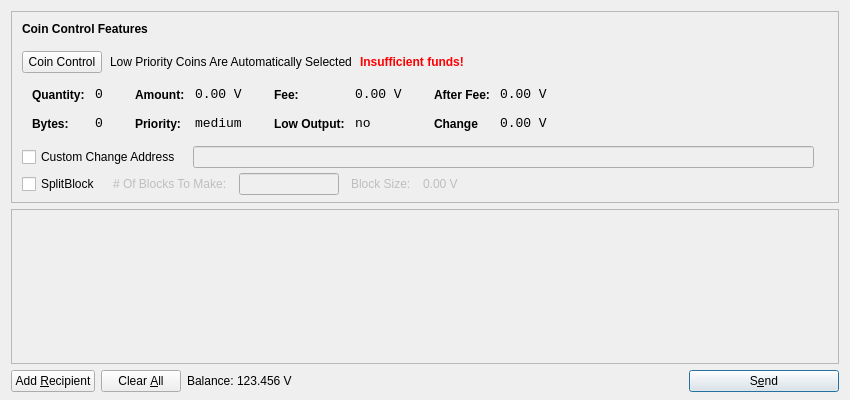
<?xml version="1.0" encoding="UTF-8"?>
<ui version="4.0">
 <class>SendCoinsDialog</class>
 <widget class="QDialog" name="SendCoinsDialog">
  <property name="geometry">
   <rect>
    <x>0</x>
    <y>0</y>
    <width>850</width>
    <height>400</height>
   </rect>
  </property>
  <property name="windowTitle">
   <string>Send Coins</string>
  </property>
  <layout class="QVBoxLayout" name="verticalLayout" stretch="0,1,0">
	<property name="bottomMargin">
		<number>8</number>
	</property>	
   <item>
   
    <widget class="QFrame" name="frameCoinControl">
		<property name="sizePolicy">
			<sizepolicy hsizetype="Expanding" vsizetype="Expanding">
				<horstretch>0</horstretch>
				<verstretch>0</verstretch>
			</sizepolicy>
		</property>
	<property name="maximumSize">
      <size>
       <width>16777215</width>
       <height>16777215</height>
      </size>
     </property>
     <property name="frameShape">
      <enum>QFrame::StyledPanel</enum>
     </property>
     <property name="frameShadow">
      <enum>QFrame::Sunken</enum>
     </property>
     <layout class="QVBoxLayout" name="verticalLayoutCoinControl2">
      <property name="spacing">
       <number>-1</number>
      </property>
      <property name="leftMargin">
       <number>0</number>
      </property>
      <property name="topMargin">
       <number>0</number>
      </property>
      <property name="rightMargin">
       <number>0</number>
      </property>
      <property name="bottomMargin">
       <number>6</number>
      </property>
      <item>
       <layout class="QVBoxLayout" name="verticalLayoutCoinControl" stretch="0,0,0,0,1">
        <property name="spacing">
         <number>0</number>
        </property>
        <property name="leftMargin">
         <number>10</number>
        </property>
        <property name="topMargin">
         <number>10</number>
        </property>
        <item>
         <layout class="QHBoxLayout" name="horizontalLayoutCoinControl1">
          <property name="bottomMargin">
           <number>15</number>
          </property>
          <item>
           <widget class="QLabel" name="labelCoinControlFeatures">
            <property name="sizePolicy">
             <sizepolicy hsizetype="Preferred" vsizetype="Maximum">
              <horstretch>0</horstretch>
              <verstretch>0</verstretch>
             </sizepolicy>
            </property>
            <property name="font">
             <font>
              <weight>75</weight>
              <bold>true</bold>
             </font>
            </property>
            <property name="styleSheet">
             <string notr="true">font-weight:bold;</string>
            </property>
            <property name="text">
             <string>Coin Control Features</string>
            </property>
           </widget>
          </item>
         </layout>
        </item>
        <item>
         <layout class="QHBoxLayout" name="horizontalLayoutCoinControl2" stretch="0,0,0,0">
          <property name="spacing">
           <number>8</number>
          </property>
          <property name="bottomMargin">
           <number>10</number>
          </property>
          <item>
           <widget class="QPushButton" name="pushButtonCoinControl">
            <property name="styleSheet">
             <string notr="true"/>
            </property>
            <property name="text">
             <string>Coin Control</string>
            </property>
           </widget>
          </item>
          <item>
           <widget class="QLabel" name="labelCoinControlAutomaticallySelected">
            <property name="text">
             <string>Low Priority Coins Are Automatically Selected</string>
            </property>
            <property name="margin">
             <number>5</number>
            </property>
           </widget>
          </item>
          <item>
           <widget class="QLabel" name="labelCoinControlInsuffFunds">
            <property name="font">
             <font>
              <weight>75</weight>
              <bold>true</bold>
             </font>
            </property>
            <property name="styleSheet">
             <string notr="true">color:red;font-weight:bold;</string>
            </property>
            <property name="text">
             <string>Insufficient funds!</string>
            </property>
            <property name="margin">
             <number>5</number>
            </property>
           </widget>
          </item>
          <item>
           <spacer name="horizontalSpacerCoinControl">
            <property name="orientation">
             <enum>Qt::Horizontal</enum>
            </property>
            <property name="sizeHint" stdset="0">
             <size>
              <width>40</width>
              <height>1</height>
             </size>
            </property>
           </spacer>
          </item>
         </layout>
        </item>
        <item>
         <widget class="QWidget" name="widgetCoinControl" native="true">
          <property name="sizePolicy">
           <sizepolicy hsizetype="Preferred" vsizetype="Preferred">
            <horstretch>0</horstretch>
            <verstretch>0</verstretch>
           </sizepolicy>
          </property>
          <property name="minimumSize">
           <size>
            <width>0</width>
            <height>0</height>
           </size>
          </property>
          <property name="styleSheet">
           <string notr="true"/>
          </property>
          <layout class="QHBoxLayout" name="horizontalLayoutCoinControl5">
           <property name="margin">
            <number>0</number>
           </property>
           <item>
            <layout class="QHBoxLayout" name="horizontalLayoutCoinControl3" stretch="0,0,0,1">
             <property name="spacing">
              <number>20</number>
             </property>
             <property name="topMargin">
              <number>0</number>
             </property>
             <property name="bottomMargin">
              <number>10</number>
             </property>
             <item>
              <layout class="QFormLayout" name="formLayoutCoinControl1">
               <property name="horizontalSpacing">
                <number>10</number>
               </property>
               <property name="verticalSpacing">
                <number>14</number>
               </property>
               <property name="leftMargin">
                <number>10</number>
               </property>
               <property name="topMargin">
                <number>4</number>
               </property>
               <property name="rightMargin">
                <number>6</number>
               </property>
               <item row="0" column="0">
                <widget class="QLabel" name="labelCoinControlQuantityText">
                 <property name="styleSheet">
                  <string notr="true">font-weight:bold;</string>
                 </property>
                 <property name="text">
                  <string>Quantity:</string>
                 </property>
                 <property name="margin">
                  <number>0</number>
                 </property>
                </widget>
               </item>
               <item row="0" column="1">
                <widget class="QLabel" name="labelCoinControlQuantity">
                 <property name="font">
                  <font>
                   <family>Monospace</family>
                   <pointsize>10</pointsize>
                  </font>
                 </property>
                 <property name="cursor">
                  <cursorShape>IBeamCursor</cursorShape>
                 </property>
                 <property name="contextMenuPolicy">
                  <enum>Qt::ActionsContextMenu</enum>
                 </property>
                 <property name="text">
                  <string>0</string>
                 </property>
                 <property name="margin">
                  <number>0</number>
                 </property>
                 <property name="textInteractionFlags">
                  <set>Qt::LinksAccessibleByMouse|Qt::TextSelectableByKeyboard|Qt::TextSelectableByMouse</set>
                 </property>
                </widget>
               </item>
               <item row="1" column="0">
                <widget class="QLabel" name="labelCoinControlBytesText">
                 <property name="styleSheet">
                  <string notr="true">font-weight:bold;</string>
                 </property>
                 <property name="text">
                  <string>Bytes:</string>
                 </property>
                </widget>
               </item>
               <item row="1" column="1">
                <widget class="QLabel" name="labelCoinControlBytes">
                 <property name="font">
                  <font>
                   <family>Monospace</family>
                   <pointsize>10</pointsize>
                  </font>
                 </property>
                 <property name="cursor">
                  <cursorShape>IBeamCursor</cursorShape>
                 </property>
                 <property name="contextMenuPolicy">
                  <enum>Qt::ActionsContextMenu</enum>
                 </property>
                 <property name="text">
                  <string>0</string>
                 </property>
                 <property name="textInteractionFlags">
                  <set>Qt::LinksAccessibleByMouse|Qt::TextSelectableByKeyboard|Qt::TextSelectableByMouse</set>
                 </property>
                </widget>
               </item>
              </layout>
             </item>
             <item>
              <layout class="QFormLayout" name="formLayoutCoinControl2">
               <property name="horizontalSpacing">
                <number>10</number>
               </property>
               <property name="verticalSpacing">
                <number>14</number>
               </property>
               <property name="leftMargin">
                <number>6</number>
               </property>
               <property name="topMargin">
                <number>4</number>
               </property>
               <property name="rightMargin">
                <number>6</number>
               </property>
               <item row="0" column="0">
                <widget class="QLabel" name="labelCoinControlAmountText">
                 <property name="styleSheet">
                  <string notr="true">font-weight:bold;</string>
                 </property>
                 <property name="text">
                  <string>Amount:</string>
                 </property>
                 <property name="margin">
                  <number>0</number>
                 </property>
                </widget>
               </item>
               <item row="0" column="1">
                <widget class="QLabel" name="labelCoinControlAmount">
                 <property name="font">
                  <font>
                   <family>Monospace</family>
                   <pointsize>10</pointsize>
                  </font>
                 </property>
                 <property name="cursor">
                  <cursorShape>IBeamCursor</cursorShape>
                 </property>
                 <property name="contextMenuPolicy">
                  <enum>Qt::ActionsContextMenu</enum>
                 </property>
                 <property name="text">
                  <string>0.00 V</string>
                 </property>
                 <property name="textInteractionFlags">
                  <set>Qt::LinksAccessibleByMouse|Qt::TextSelectableByKeyboard|Qt::TextSelectableByMouse</set>
                 </property>
                </widget>
               </item>
               <item row="1" column="0">
                <widget class="QLabel" name="labelCoinControlPriorityText">
                 <property name="styleSheet">
                  <string notr="true">font-weight:bold;</string>
                 </property>
                 <property name="text">
                  <string>Priority:</string>
                 </property>
                </widget>
               </item>
               <item row="1" column="1">
                <widget class="QLabel" name="labelCoinControlPriority">
                 <property name="font">
                  <font>
                   <family>Monospace</family>
                   <pointsize>10</pointsize>
                  </font>
                 </property>
                 <property name="cursor">
                  <cursorShape>IBeamCursor</cursorShape>
                 </property>
                 <property name="contextMenuPolicy">
                  <enum>Qt::ActionsContextMenu</enum>
                 </property>
                 <property name="text">
                  <string>medium</string>
                 </property>
                 <property name="textInteractionFlags">
                  <set>Qt::LinksAccessibleByMouse|Qt::TextSelectableByKeyboard|Qt::TextSelectableByMouse</set>
                 </property>
                </widget>
               </item>
              </layout>
             </item>
             <item>
              <layout class="QFormLayout" name="formLayoutCoinControl3">
               <property name="horizontalSpacing">
                <number>10</number>
               </property>
               <property name="verticalSpacing">
                <number>14</number>
               </property>
               <property name="leftMargin">
                <number>6</number>
               </property>
               <property name="topMargin">
                <number>4</number>
               </property>
               <property name="rightMargin">
                <number>6</number>
               </property>
               <item row="0" column="0">
                <widget class="QLabel" name="labelCoinControlFeeText">
                 <property name="styleSheet">
                  <string notr="true">font-weight:bold;</string>
                 </property>
                 <property name="text">
                  <string>Fee:</string>
                 </property>
                 <property name="margin">
                  <number>0</number>
                 </property>
                </widget>
               </item>
               <item row="0" column="1">
                <widget class="QLabel" name="labelCoinControlFee">
                 <property name="font">
                  <font>
                   <family>Monospace</family>
                   <pointsize>10</pointsize>
                  </font>
                 </property>
                 <property name="cursor">
                  <cursorShape>IBeamCursor</cursorShape>
                 </property>
                 <property name="contextMenuPolicy">
                  <enum>Qt::ActionsContextMenu</enum>
                 </property>
                 <property name="text">
                  <string>0.00 V</string>
                 </property>
                 <property name="textInteractionFlags">
                  <set>Qt::LinksAccessibleByMouse|Qt::TextSelectableByKeyboard|Qt::TextSelectableByMouse</set>
                 </property>
                </widget>
               </item>
               <item row="1" column="0">
                <widget class="QLabel" name="labelCoinControlLowOutputText">
                 <property name="styleSheet">
                  <string notr="true">font-weight:bold;</string>
                 </property>
                 <property name="text">
                  <string>Low Output:</string>
                 </property>
                </widget>
               </item>
               <item row="1" column="1">
                <widget class="QLabel" name="labelCoinControlLowOutput">
                 <property name="font">
                  <font>
                   <family>Monospace</family>
                   <pointsize>10</pointsize>
                  </font>
                 </property>
                 <property name="cursor">
                  <cursorShape>IBeamCursor</cursorShape>
                 </property>
                 <property name="contextMenuPolicy">
                  <enum>Qt::ActionsContextMenu</enum>
                 </property>
                 <property name="text">
                  <string>no</string>
                 </property>
                 <property name="textInteractionFlags">
                  <set>Qt::LinksAccessibleByMouse|Qt::TextSelectableByKeyboard|Qt::TextSelectableByMouse</set>
                 </property>
                </widget>
               </item>
              </layout>
             </item>
             <item>
              <layout class="QFormLayout" name="formLayoutCoinControl4">
               <property name="fieldGrowthPolicy"> 
                <enum>QFormLayout::AllNonFixedFieldsGrow</enum> 
               </property>
               <property name="horizontalSpacing">
                <number>10</number>
               </property>
               <property name="verticalSpacing">
                <number>14</number>
               </property>
               <property name="leftMargin">
                <number>6</number>
               </property>
               <property name="topMargin">
                <number>4</number>
               </property>
               <property name="rightMargin">
                <number>6</number>
               </property>
               <item row="0" column="0">
                <widget class="QLabel" name="labelCoinControlAfterFeeText">
                 <property name="styleSheet">
                  <string notr="true">font-weight:bold;</string>
                 </property>
                 <property name="text">
                  <string>After Fee:</string>
                 </property>
                 <property name="margin">
                  <number>0</number>
                 </property>
                </widget>
               </item>
               <item row="0" column="1">
                <widget class="QLabel" name="labelCoinControlAfterFee">
                 <property name="font">
                  <font>
                   <family>Monospace</family>
                   <pointsize>10</pointsize>
                  </font>
                 </property>
                 <property name="cursor">
                  <cursorShape>IBeamCursor</cursorShape>
                 </property>
                 <property name="contextMenuPolicy">
                  <enum>Qt::ActionsContextMenu</enum>
                 </property>
                 <property name="text">
                  <string>0.00 V</string>
                 </property>
                 <property name="textInteractionFlags">
                  <set>Qt::LinksAccessibleByMouse|Qt::TextSelectableByKeyboard|Qt::TextSelectableByMouse</set>
                 </property>
                </widget>
               </item>
               <item row="1" column="0">
                <widget class="QLabel" name="labelCoinControlChangeText">
                 <property name="styleSheet">
                  <string notr="true">font-weight:bold;</string>
                 </property>
                 <property name="text">
                  <string>Change</string>
                 </property>
                </widget>
               </item>
               <item row="1" column="1">
                <widget class="QLabel" name="labelCoinControlChange">
                 <property name="font">
                  <font>
                   <family>Monospace</family>
                   <pointsize>10</pointsize>
                  </font>
                 </property>
                 <property name="cursor">
                  <cursorShape>IBeamCursor</cursorShape>
                 </property>
                 <property name="contextMenuPolicy">
                  <enum>Qt::ActionsContextMenu</enum>
                 </property>
                 <property name="text">
                  <string>0.00 V</string>
                 </property>
                 <property name="textInteractionFlags">
                  <set>Qt::LinksAccessibleByMouse|Qt::TextSelectableByKeyboard|Qt::TextSelectableByMouse</set>
                 </property>
                </widget>
               </item>
              </layout>
             </item>
            </layout>
           </item>
          </layout>
         </widget>
        </item>
        <item>
         <layout class="QHBoxLayout" name="horizontalLayoutCoinControl4" stretch="0,0,0">
          <property name="spacing">
           <number>12</number>
          </property>
          <property name="sizeConstraint">
           <enum>QLayout::SetDefaultConstraint</enum>
          </property>
          <property name="topMargin">
           <number>5</number>
          </property>
          <property name="rightMargin">
           <number>5</number>
          </property>
          <item>
           <widget class="QCheckBox" name="checkBoxCoinControlChange">
            <property name="text">
             <string>Custom Change Address</string>
            </property>
           </widget>
          </item>
          <item>
           <widget class="QLineEdit" name="lineEditCoinControlChange">
            <property name="enabled">
             <bool>false</bool>
            </property>
            <property name="sizePolicy">
             <sizepolicy hsizetype="Expanding" vsizetype="Fixed">
              <horstretch>0</horstretch>
              <verstretch>0</verstretch>
             </sizepolicy>
            </property>
           </widget>
          </item>
          <item>
           <widget class="QLabel" name="labelCoinControlChangeLabel">
            <property name="sizePolicy">
             <sizepolicy hsizetype="Preferred" vsizetype="Expanding">
              <horstretch>0</horstretch>
              <verstretch>0</verstretch>
             </sizepolicy>
            </property>
            <property name="minimumSize">
             <size>
              <width>0</width>
              <height>0</height>
             </size>
            </property>
            <property name="text">
             <string/>
            </property>
            <property name="margin">
             <number>3</number>
            </property>
           </widget>
          </item>
         </layout>
        </item>
        <item>
         <layout class="QHBoxLayout" name="horizontalLayoutCoinControl4a" stretch="0,0,0,0">
		  <property name="alignment" >
         <set>Qt::AlignLeft</set>
          </property>
          <property name="spacing">
           <number>12</number>
          </property>
          <property name="sizeConstraint">
           <enum>QLayout::SetDefaultConstraint</enum>
          </property>
          <property name="topMargin">
           <number>5</number>
          </property>
          <property name="rightMargin">
           <number>5</number>
          </property>
           <item> 
           <widget class="QCheckBox" name="splitBlockCheckBox"> 
            <property name="text"> 
             <string>SplitBlock</string> 
            </property> 
           </widget> 
          </item> 
          <item> 
           <widget class="QLabel" name="labelBlocksToMakeText"> 
            <property name="enabled"> 
             <bool>false</bool> 
            </property> 
            <property name="text"> 
             <string># Of Blocks To Make:</string> 
            </property> 
           </widget> 
          </item>
          <item> 
           <widget class="QLineEdit" name="splitBlockLineEdit"> 
            <property name="enabled"> 
             <bool>false</bool> 
            </property> 
            <property name="sizePolicy"> 
             <sizepolicy hsizetype="Fixed" vsizetype="Fixed"> 
              <horstretch>0</horstretch> 
              <verstretch>0</verstretch> 
             </sizepolicy> 
            </property> 
            <property name="maximumSize"> 
             <size> 
              <width>100</width> 
              <height>16777215</height> 
             </size> 
            </property> 
           </widget> 
          </item> 
          <item> 
           <widget class="QLabel" name="labelBlockSizeText"> 
            <property name="enabled"> 
             <bool>false</bool> 
            </property> 
            <property name="text"> 
             <string>Block Size:</string> 
            </property> 
           </widget> 
          </item> 
          <item> 
           <widget class="QLabel" name="labelBlockSize"> 
            <property name="enabled"> 
             <bool>false</bool> 
            </property> 
            <property name="text"> 
             <string>0.00 V</string> 
            </property>
           </widget> 
           </item>
         </layout>
        </item>
        <item>
         <spacer name="verticalSpacerCoinControl">
          <property name="orientation">
           <enum>Qt::Vertical</enum>
          </property>
          <property name="sizeHint" stdset="0">
           <size>
            <width>800</width>
            <height>1</height>
           </size>
          </property>
         </spacer>
        </item>
       </layout>
      </item>
     </layout>
    </widget>
   </item>
   <item>
	  <widget class="QScrollArea" name="scrollArea">
     <property name="widgetResizable">
      <bool>true</bool>
     </property>
     <widget class="QWidget" name="scrollAreaWidgetContents">
      <property name="geometry">
       <rect>
        <x>0</x>
        <y>0</y>
        <width>830</width>
        <height>165</height>
       </rect>
      </property>
	<layout class="QVBoxLayout" name="verticalLayout_2">
       <property name="margin">
        <number>0</number>
       </property>
      
       <item>
        <layout class="QVBoxLayout" name="entries">
         <property name="spacing">
          <number>6</number>
         </property>
        </layout>
       </item>
       <item>
        <spacer name="verticalSpacer">
         <property name="orientation">
          <enum>Qt::Vertical</enum>
         </property>
         <property name="sizeHint" stdset="0">
          <size>
           <width>20</width>
           <height>40</height>
          </size>
         </property>
        </spacer>
       </item>
      </layout>
     </widget>
    </widget>
   </item>
   <item>
    <layout class="QHBoxLayout" name="horizontalLayout">
     <item>
      <widget class="QPushButton" name="addButton">
       <property name="toolTip">
        <string>Send to multiple recipients at once</string>
       </property>
       <property name="text">
        <string>Add &amp;Recipient</string>
       </property>
       <property name="icon">
        <iconset resource="../bitcoin.qrc">
         <normaloff>:/icons/add</normaloff>:/icons/add</iconset>
       </property>
       <property name="autoDefault">
        <bool>false</bool>
       </property>
      </widget>
     </item>
     <item>
      <widget class="QPushButton" name="clearButton">
       <property name="sizePolicy">
        <sizepolicy hsizetype="Minimum" vsizetype="Fixed">
         <horstretch>0</horstretch>
         <verstretch>0</verstretch>
        </sizepolicy>
       </property>
       <property name="toolTip">
        <string>Remove all transaction fields</string>
       </property>
       <property name="text">
        <string>Clear &amp;All</string>
       </property>
       <property name="icon">
        <iconset resource="../bitcoin.qrc">
         <normaloff>:/icons/remove</normaloff>:/icons/remove</iconset>
       </property>
       <property name="autoRepeatDelay">
        <number>300</number>
       </property>
       <property name="autoDefault">
        <bool>false</bool>
       </property>
      </widget>
     </item>
     <item>
      <layout class="QHBoxLayout" name="horizontalLayout_2">
       <property name="spacing">
        <number>3</number>
       </property>
       <item>
        <widget class="QLabel" name="label">
         <property name="text">
          <string>Balance:</string>
         </property>
        </widget>
       </item>
       <item>
        <widget class="QLabel" name="labelBalance">
         <property name="cursor">
          <cursorShape>IBeamCursor</cursorShape>
         </property>
         <property name="text">
          <string>123.456 V</string>
         </property>
         <property name="textInteractionFlags">
          <set>Qt::LinksAccessibleByMouse|Qt::TextSelectableByKeyboard|Qt::TextSelectableByMouse</set>
         </property>
        </widget>
       </item>
      </layout>
     </item>
     <item>
      <spacer name="horizontalSpacer">
       <property name="orientation">
        <enum>Qt::Horizontal</enum>
       </property>
       <property name="sizeHint" stdset="0">
        <size>
         <width>40</width>
         <height>20</height>
        </size>
       </property>
      </spacer>
     </item>
     <item>
      <widget class="QPushButton" name="sendButton">
       <property name="minimumSize">
        <size>
         <width>150</width>
         <height>0</height>
        </size>
       </property>
       <property name="toolTip">
        <string>Confirm the send action</string>
       </property>
       <property name="text">
        <string>S&amp;end</string>
       </property>
       <property name="icon">
        <iconset resource="../bitcoin.qrc">
         <normaloff>:/icons/send</normaloff>:/icons/send</iconset>
       </property>
       <property name="default">
        <bool>true</bool>
       </property>
      </widget>
     </item>
    </layout>
   </item>
  </layout>
 </widget>
 <resources>
  <include location="../bitcoin.qrc"/>
 </resources>
 <connections/>
</ui>
